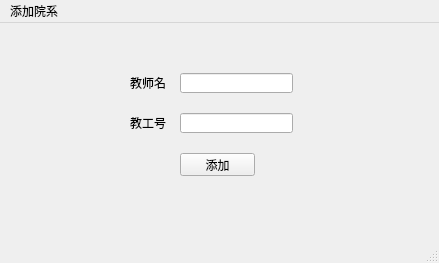
<?xml version="1.0" encoding="UTF-8"?>
<ui version="4.0">
 <class>AddTeacherWindow</class>
 <widget class="QMainWindow" name="AddTeacherWindow">
  <property name="geometry">
   <rect>
    <x>0</x>
    <y>0</y>
    <width>439</width>
    <height>263</height>
   </rect>
  </property>
  <property name="windowTitle">
   <string>MainWindow</string>
  </property>
  <widget class="QWidget" name="centralwidget">
   <widget class="QLabel" name="teacher_name_label">
    <property name="geometry">
     <rect>
      <x>130</x>
      <y>50</y>
      <width>54</width>
      <height>20</height>
     </rect>
    </property>
    <property name="text">
     <string>教师名</string>
    </property>
   </widget>
   <widget class="QLabel" name="teacher_id_label">
    <property name="geometry">
     <rect>
      <x>130</x>
      <y>90</y>
      <width>54</width>
      <height>20</height>
     </rect>
    </property>
    <property name="text">
     <string>教工号</string>
    </property>
   </widget>
   <widget class="QLineEdit" name="teacher_name_edit">
    <property name="geometry">
     <rect>
      <x>180</x>
      <y>50</y>
      <width>113</width>
      <height>20</height>
     </rect>
    </property>
   </widget>
   <widget class="QLineEdit" name="teacher_id_edit">
    <property name="geometry">
     <rect>
      <x>180</x>
      <y>90</y>
      <width>113</width>
      <height>20</height>
     </rect>
    </property>
   </widget>
   <widget class="QPushButton" name="accept_button">
    <property name="geometry">
     <rect>
      <x>180</x>
      <y>130</y>
      <width>75</width>
      <height>23</height>
     </rect>
    </property>
    <property name="text">
     <string>添加</string>
    </property>
   </widget>
  </widget>
  <widget class="QMenuBar" name="menubar">
   <property name="geometry">
    <rect>
     <x>0</x>
     <y>0</y>
     <width>439</width>
     <height>22</height>
    </rect>
   </property>
   <widget class="QMenu" name="menu">
    <property name="title">
     <string>添加院系</string>
    </property>
   </widget>
   <addaction name="menu"/>
  </widget>
  <widget class="QStatusBar" name="statusbar"/>
 </widget>
 <resources/>
 <connections/>
</ui>
